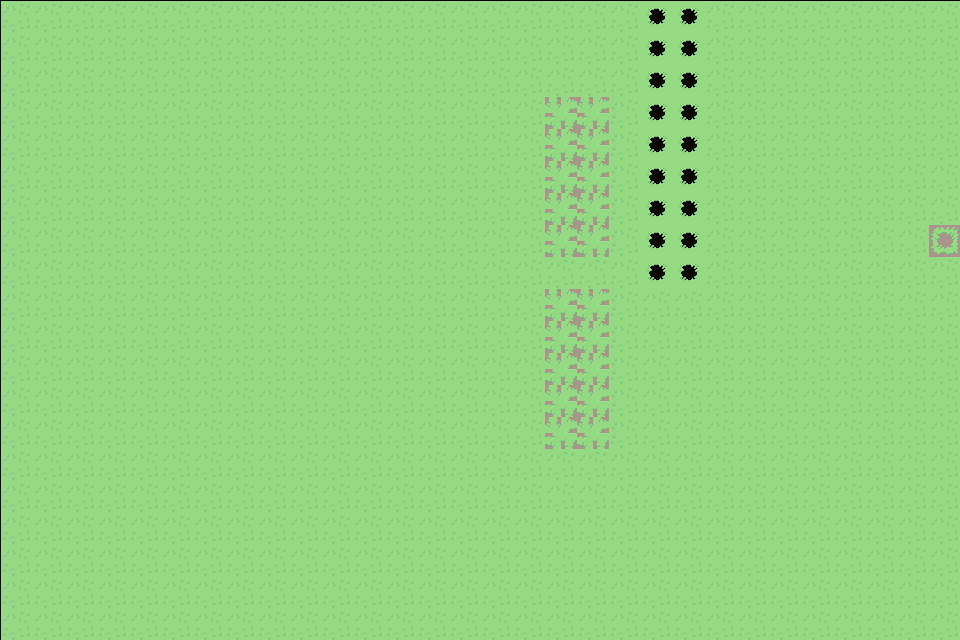

Tiled map render using the project's own tile images. Description and the whole map definition, tile-layer contents included, below:
An orthogonal 30x20 tile map with 32x32 px tiles, 2 tile layers (Ground, Ground+1) and 5 objects.

<map version="1.10" tiledversion="1.11.2" orientation="orthogonal" renderorder="right-down" width="30" height="20" tilewidth="32" tileheight="32" infinite="0" nextlayerid="8" nextobjectid="100">
 <tileset firstgid="1" source="../tiles/Ground Tiles.tsx" />
 <layer id="1" name="Ground" width="30" height="20" offsetx="1.79171" offsety="1.79171">
  <data encoding="csv">
25,25,25,25,25,25,25,25,25,25,25,25,25,25,25,25,25,25,25,25,13,13,25,25,25,25,25,25,25,25,
25,25,25,25,25,25,25,25,25,25,25,25,25,25,25,25,25,25,25,25,13,13,25,25,25,25,25,25,25,25,
25,25,25,25,25,25,25,25,25,25,25,25,25,25,25,25,25,25,25,25,13,13,25,25,25,25,25,25,25,25,
25,25,25,25,25,25,25,25,25,25,25,25,25,25,25,25,25,25,25,25,13,13,25,25,25,25,25,25,25,25,
25,25,25,25,25,25,25,25,25,25,25,25,25,25,25,25,25,25,25,25,13,13,25,25,25,25,25,25,25,25,
25,25,25,25,25,25,25,25,25,25,25,25,25,25,25,25,25,25,25,25,13,13,25,25,25,25,25,25,25,25,
25,25,25,25,25,25,25,25,25,25,25,25,25,25,25,25,25,25,25,25,13,13,25,25,25,25,25,25,25,25,
25,25,25,25,25,25,25,25,25,25,25,25,25,25,25,25,25,25,25,25,13,13,25,25,25,25,25,25,25,17,
25,25,25,25,25,25,25,25,25,25,25,25,25,25,25,25,25,25,25,25,13,13,25,25,25,25,25,25,25,25,
25,25,25,25,25,25,25,25,25,25,25,25,25,25,25,25,25,25,25,25,25,25,25,25,25,25,25,25,25,25,
25,25,25,25,25,25,25,25,25,25,25,25,25,25,25,25,25,25,25,25,25,25,25,25,25,25,25,25,25,25,
25,25,25,25,25,25,25,25,25,25,25,25,25,25,25,25,25,25,25,25,25,25,25,25,25,25,25,25,25,25,
25,25,25,25,25,25,25,25,25,25,25,25,25,25,25,25,25,25,25,25,25,25,25,25,25,25,25,25,25,25,
25,25,25,25,25,25,25,25,25,25,25,25,25,25,25,25,25,25,25,25,25,25,25,25,25,25,25,25,25,25,
25,25,25,25,25,25,25,25,25,25,25,25,25,25,25,25,25,25,25,25,25,25,25,25,25,25,25,25,25,25,
25,25,25,25,25,25,25,25,25,25,25,25,25,25,25,25,25,25,25,25,25,25,25,25,25,25,25,25,25,25,
25,25,25,25,25,25,25,25,25,25,25,25,25,25,25,25,25,25,25,25,25,25,25,25,25,25,25,25,25,25,
25,25,25,25,25,25,25,25,25,25,25,25,25,25,25,25,25,25,25,25,25,25,25,25,25,25,25,25,25,25,
25,25,25,25,25,25,25,25,25,25,25,25,25,25,25,25,25,25,25,25,25,25,25,25,25,25,25,25,25,25,
25,25,25,25,25,25,25,25,25,25,25,25,25,25,25,25,25,25,25,25,25,25,25,25,25,25,25,25,25,25
</data>
 </layer>
 <layer id="4" name="Ground+1" width="30" height="20" offsetx="1.79171" offsety="1.79171">
  <data encoding="csv">
0,0,0,0,0,0,0,0,0,0,0,0,0,0,0,0,0,0,0,0,0,0,0,0,0,0,0,0,0,0,
0,0,0,0,0,0,0,0,0,0,0,0,0,0,0,0,0,0,0,0,0,0,0,0,0,0,0,0,0,0,
0,0,0,0,0,0,0,0,0,0,0,0,0,0,0,0,0,0,0,0,0,0,0,0,0,0,0,0,0,0,
0,0,0,0,0,0,0,0,0,0,0,0,0,0,0,0,0,18,18,0,0,0,0,0,0,0,0,0,0,0,
0,0,0,0,0,0,0,0,0,0,0,0,0,0,0,0,0,18,18,0,0,0,0,0,0,0,0,0,0,0,
0,0,0,0,0,0,0,0,0,0,0,0,0,0,0,0,0,18,18,0,0,0,0,0,0,0,0,0,0,0,
0,0,0,0,0,0,0,0,0,0,0,0,0,0,0,0,0,18,18,0,0,0,0,0,0,0,0,0,0,0,
0,0,0,0,0,0,0,0,0,0,0,0,0,0,0,0,0,18,18,0,0,0,0,0,0,0,0,0,0,17,
0,0,0,0,0,0,0,0,0,0,0,0,0,0,0,0,0,0,0,0,0,0,0,0,0,0,0,0,0,0,
0,0,0,0,0,0,0,0,0,0,0,0,0,0,0,0,0,18,18,0,0,0,0,0,0,0,0,0,0,0,
0,0,0,0,0,0,0,0,0,0,0,0,0,0,0,0,0,18,18,0,0,0,0,0,0,0,0,0,0,0,
0,0,0,0,0,0,0,0,0,0,0,0,0,0,0,0,0,18,18,0,0,0,0,0,0,0,0,0,0,0,
0,0,0,0,0,0,0,0,0,0,0,0,0,0,0,0,0,18,18,0,0,0,0,0,0,0,0,0,0,0,
0,0,0,0,0,0,0,0,0,0,0,0,0,0,0,0,0,18,18,0,0,0,0,0,0,0,0,0,0,0,
0,0,0,0,0,0,0,0,0,0,0,0,0,0,0,0,0,0,0,0,0,0,0,0,0,0,0,0,0,0,
0,0,0,0,0,0,0,0,0,0,0,0,0,0,0,0,0,0,0,0,0,0,0,0,0,0,0,0,0,0,
0,0,0,0,0,0,0,0,0,0,0,0,0,0,0,0,0,0,0,0,0,0,0,0,0,0,0,0,0,0,
0,0,0,0,0,0,0,0,0,0,0,0,0,0,0,0,0,0,0,0,0,0,0,0,0,0,0,0,0,0,
0,0,0,0,0,0,0,0,0,0,0,0,0,0,0,0,0,0,0,0,0,0,0,0,0,0,0,0,0,0,
0,0,0,0,0,0,0,0,0,0,0,0,0,0,0,0,0,0,0,0,0,0,0,0,0,0,0,0,0,0
</data>
 </layer>
 <objectgroup id="5" name="teleporters">
  <object id="88" x="928.108" y="224.86" width="32.2508" height="29.5633">
   <properties>
    <property name="targetX" type="int" value="0" />
    <property name="targetY" type="int" value="0" />
   </properties>
  </object>
  <object id="89" gid="17" x="929.129" y="256.09" width="32" height="32" />
  <object id="90" x="929.143" y="225.328" width="32.318" height="28.7271">
   <properties>
    <property name="targetX" type="int" value="0" />
    <property name="targetY" type="int" value="0" />
   </properties>
  </object>
 </objectgroup>
 <objectgroup id="6" name="collisions">
  <object id="98" x="639.288" y="0.852383" width="63.9288" height="286.401" />
 </objectgroup>
 <objectgroup id="7" name="enemies">
  <object id="95" x="286.374" y="29.6249" width="66.4315" height="34.1135">
   <properties>
    <property name="HP" type="int" value="2" />
    <property name="speed" type="float" value="130" />
   </properties>
  </object>
 </objectgroup>
</map>
